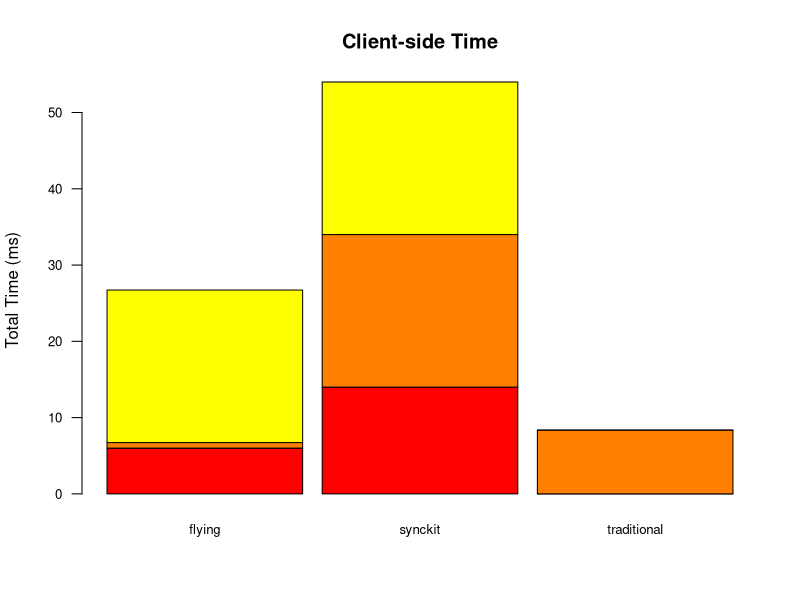
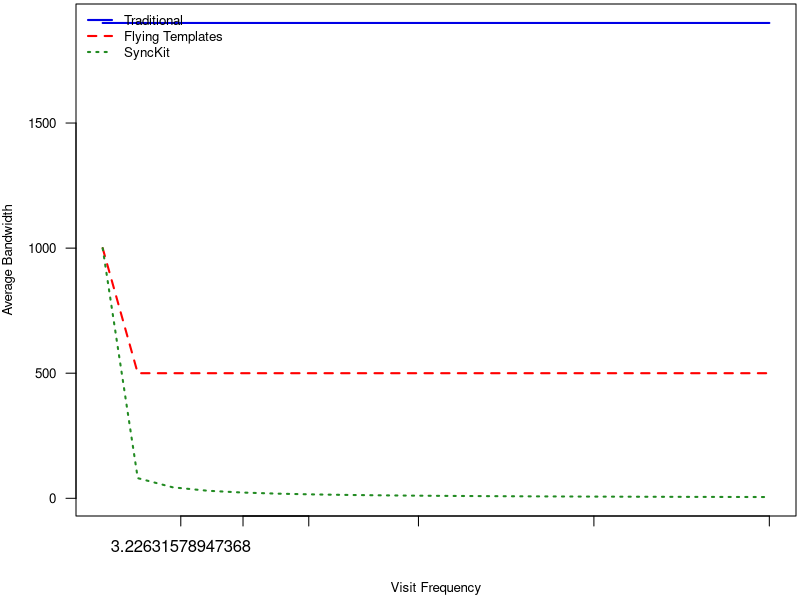

Write the R code that produced these figures, in order.

# Read in the sample data set

data <- read.csv("sample.csv",
    header=T,
    dec='.',
    na.strings=c('XXXXXXX')
)


# ============================================================================
# PLOT 1
# Create a stacked bar of the time spent when the frequency was 1
# ----------------------------------------------------------------------------
# Parameters
#
testName <- "one"
pageName <- "blog"
# ============================================================================

pdf(file="client_time_breakdown.pdf", height=3.5, width=5)

# Filter the table for only rows where the frequency count was 1
# NOTE: In real data set, should also filter for other things, like 
# test and page
freqOne <- data[data$freq == 1,]      
freqOne <- data[data$test == testName,]      
freqOne <- data[data$page == pageName,]      

# Add new column equal to everything left over from TTR
freqOne["wire"] = freqOne$ttr - freqOne$dom - freqOne$db

# Average the data across each strategy
freqOneAgg <- aggregate(freqOne, 
                        by=list(freqOne$strategy), 
                        FUN=mean, 
                        na.rm=TRUE)

# Note: Group.1 is the name of the aggregation bucket. 
# It would be nice if we could rename this in the 
# aggregate params back to "strategy"
freqOneFiltered <- freqOneAgg[c("Group.1", "wire", "dom", "db")]

# Plot them in a stacked bar
# data.matrix converts the data frame into a matrix
# We only extract colums 2-4 because col1 is the strategy name
# We use the transposed column 1 for the names in the argument below
barplot(data.matrix(freqOneFiltered[2:4]), 
        main="Client-side Time", 
        ylab="Total Time (ms)", 
        col=heat.colors(4),
        space=0.1, 
        cex.axis=0.8, 
        las=1,
        names.arg=t(freqOneFiltered[1:1]), cex=0.8)


# ============================================================================
# PLOT 2
# Theoretical Bytes Transferred
# ----------------------------------------------------------------------------
# Parameters
#
templateSize <- 400
dataItemSize <- 50
dataTemplateSize <- 100
itemsPerPage <- 10
scaleMin <- 0.1
scaleMax <- 10
# ============================================================================

# Set up all the useful components of the necessary calculation
singleTraditionalPage <- templateSize + 
                         (itemsPerPage * (dataTemplateSize+dataItemSize))
firstFlyingPage <- templateSize + 
                   dataTemplateSize + 
                   (itemsPerPage * dataItemSize)
nthFlyingPage <- itemsPerPage * dataItemSize
firstSyncKitPage <- firstFlyingPage

expectedNewItems <- function(rate) {
    return(1/rate)
}

nthSyncKitPage <- function(rate) {
    # We have access to the outside scope here
    # dataItemSize binds correctly to the value above
    return(expectedNewItems(rate) * dataItemSize)
}

# Now we'll generate the series
points <- seq(from=scaleMin,to=scaleMax,length=20)
traditional <- rep(singleTraditionalPage, length(points))
flying <- rep(nthFlyingPage, length(points))
flying[1] <- firstFlyingPage
syncKit <- nthSyncKitPage(points)
syncKit[1] <- firstSyncKitPage

bandwidthTable = data.frame(
    traditional=traditional,
    flying=flying,
    syncKit=syncKit
)

#
plot_colors <- c(rgb(r=0.0,g=0.0,b=0.9), "red", "forestgreen")

# Start PDF device driver to save output to figure.pdf
pdf(file="theoretical_bandwidth.pdf", height=3.5, width=5)

# Trim off excess margin space (bottom, left, top, right)par(mar=c(4.2, 3.8, 0.2, 0.2))
par(mar=c(4.2, 3.8, 0.2, 0.2))

# Graph autos using a y axis that uses the full range of value
# in autos_data. Label axes with smaller font and use larger 
# line widths.
plot(bandwidthTable$traditional, 
    type="l", 
    col=plot_colors[1], 
    ylim=range(bandwidthTable), 
    axes=F, 
    ann=T, 
    xlab="Visit Frequency",
    ylab="Average Bandwidth", 
    cex.lab=0.8, 
    lwd=2
)

# Make x axis tick marks without labels
axis(1, lab=F)


# Plot y axis with smaller horizontal labels 
axis(1, at=points[seq(7, length(points), 7)], lab=points[seq(7, length(points), 7)])
axis(2, las=1, cex.axis=0.8)


# Create box around plot
box()

# Graph trucks with thicker red dashed line
lines(bandwidthTable$flying, type="l", lty=2, lwd=2, col=plot_colors[2])

# Graph suvs with thicker green dotted line
lines(bandwidthTable$syncKit, type="l", lty=3, lwd=2, col=plot_colors[3])

# Create a legend in the top-left corner that is slightly  
# smaller and has no border
legend("topleft", c("Traditional", "Flying Templates", "SyncKit"), cex=0.8, col=plot_colors, 
   lty=1:3, lwd=2, bty="n");
  
# Turn off device driver (to flush output to PDF)
dev.off()

# Restore default margins
par(mar=c(5, 4, 4, 2) + 0.1)
